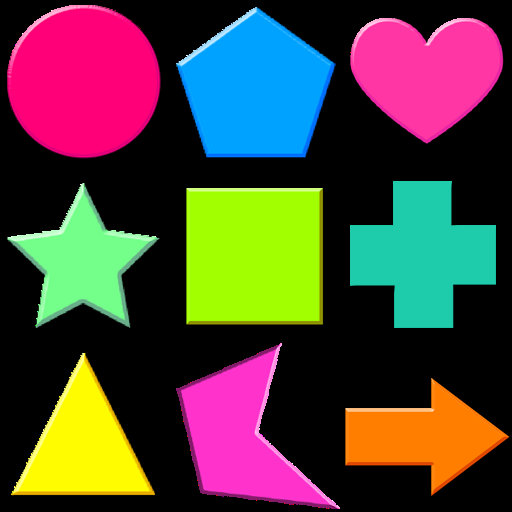
#> input picture img.png, 512 x 512 px
$ python shape_detection.py
#> lines starting #> are read from the running program, lines starting #| are printed output that depends on the picture; after the words box and inside, x2 and y2 are one past the last pixel; in counts of white or black regions, pixels touching at a corner belong together; long printed decimals are rounded
import numpy as np
import cv2

img = cv2.imread('img.png')
#> img is the input picture: shape (512, 512, 3); mean B, G, R 57.9, 67.9, 79.8
imgGrey = cv2.cvtColor(img, cv2.COLOR_BGR2GRAY)
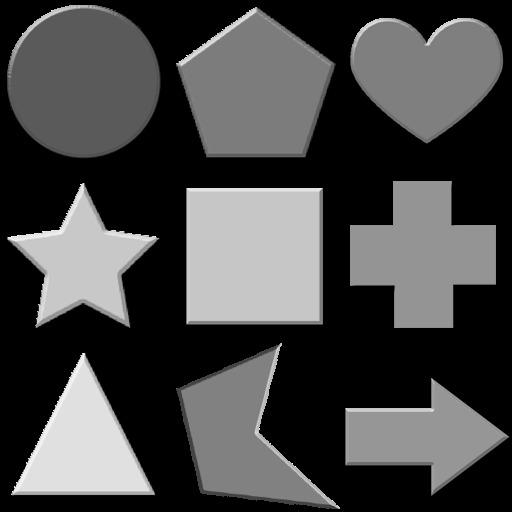
#> imgGrey: shape (512, 512); min 0, max 255, mean 70.3

_, thresh = cv2.threshold(imgGrey, 240, 255, cv2.THRESH_BINARY)
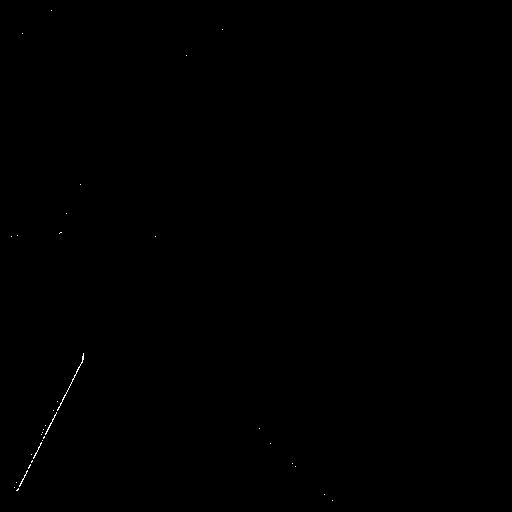
#> thresh: shape (512, 512); 0.08% white in thin lines or dots, all inside (x1, y1, x2, y2) = (11, 10, 333, 501)
contours, _ = cv2.findContours(thresh, cv2.RETR_TREE, cv2.CHAIN_APPROX_NONE)
#> contours = 34 contours, all with area under 20

for contour in contours:
    approx = cv2.approxPolyDP(contour, 0.01*cv2.arcLength(contour, True), True)
    cv2.drawContours(img, [approx], 0, (0,0,0), 5)
    x = approx.ravel()[0]
    y = approx.ravel()[1] -5
    if len(approx) ==3:
        cv2.putText(img, 'Triangle',(x,y), cv2.FONT_HERSHEY_COMPLEX, 0.5, (0,0,0))

    elif len(approx) == 4:
        x1, y1, w, h = cv2.boundingRect(approx)
        aspectRatio = float(w)/h
        print(aspectRatio)
        if aspectRatio >= 0.95 and aspectRatio<=1.05 :
            cv2.putText(img, 'Square', (x, y), cv2.FONT_HERSHEY_COMPLEX, 0.5, (0, 0, 0))
        else:
            cv2.putText(img, 'Rectangle', (x, y), cv2.FONT_HERSHEY_COMPLEX, 0.5, (0, 0, 0))

    elif len(approx) ==5:
        cv2.putText(img, 'Pentagon',(x,y), cv2.FONT_HERSHEY_COMPLEX, 0.5, (0,0,0))

    elif len(approx) ==10:
        cv2.putText(img, 'Star',(x,y), cv2.FONT_HERSHEY_COMPLEX, 0.5, (0,0,0))

    else:
        cv2.putText(img, 'Circle',(x,y), cv2.FONT_HERSHEY_COMPLEX, 0.5, (0,0,0))
#> this loop made 34 passes
#> (contour, approx, x, y, x1, y1, w, h) on pass 28: ([[60, 232], [59, 233], [60, 232], [61, 232]], [[61, 232], [60, 232], [59, 233], [60, 232]], 61, 227, 59, 232, 3, 2)
#> (approx, x, y, x1, y1, w, h, aspectRatio) on passes 3, 10, 15, 24: ([[18, 488], [16, 490], [17, 490], [18, 489]], 18, 483, 16, 488, 3, 3, 1), ([[32, 460], [31, 461], [31, 462], [32, 461]], 32, 455, 31, 460, 2, 3, 0.667), ([[44, 436], [43, 437], [43, 438], [44, 437]], 44, 431, 43, 436, 2, 3, 0.667), ([[83, 353], [82, 361], [57, 410], [82, 362]], 83, 348, 57, 353, 27, 58, 0.466)
#| 1.0
#| 0.6667
#| 0.6667
#| 0.4655
#| 1.5
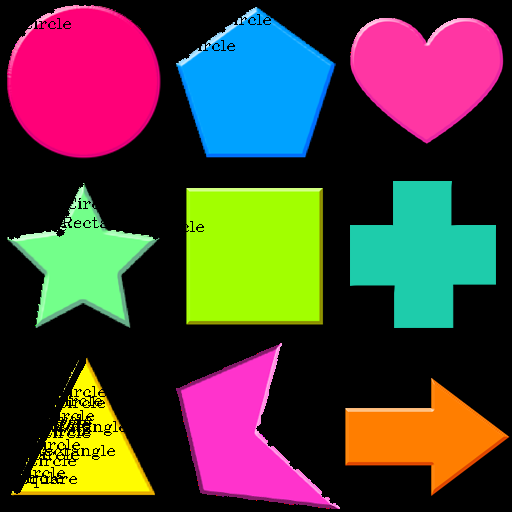
#> img: shape (512, 512, 3); 1.42% of pixels changed, all inside (x1, y1, x2, y2) = (9, 5, 335, 504)

cv2.imshow("Shapes", img)
cv2.waitKey(0)
cv2.destroyAllWindows()
